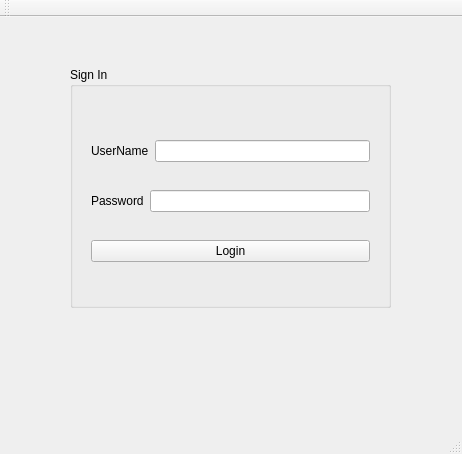
<?xml version="1.0" encoding="UTF-8"?>
<ui version="4.0">
 <class>MainWindow</class>
 <widget class="QMainWindow" name="MainWindow">
  <property name="geometry">
   <rect>
    <x>0</x>
    <y>0</y>
    <width>462</width>
    <height>454</height>
   </rect>
  </property>
  <property name="windowTitle">
   <string>MainWindow</string>
  </property>
  <widget class="QWidget" name="centralWidget">
   <widget class="QGroupBox" name="groupBox">
    <property name="geometry">
     <rect>
      <x>70</x>
      <y>50</y>
      <width>321</width>
      <height>241</height>
     </rect>
    </property>
    <property name="title">
     <string>Sign In</string>
    </property>
    <widget class="QWidget" name="">
     <property name="geometry">
      <rect>
       <x>10</x>
       <y>40</y>
       <width>301</width>
       <height>191</height>
      </rect>
     </property>
     <layout class="QVBoxLayout" name="verticalLayout">
      <item>
       <layout class="QHBoxLayout" name="horizontalLayout">
        <item>
         <widget class="QLabel" name="label">
          <property name="text">
           <string>UserName</string>
          </property>
         </widget>
        </item>
        <item>
         <widget class="QLineEdit" name="lineEdit_username"/>
        </item>
       </layout>
      </item>
      <item>
       <layout class="QHBoxLayout" name="horizontalLayout_2">
        <item>
         <widget class="QLabel" name="label_2">
          <property name="text">
           <string>Password</string>
          </property>
         </widget>
        </item>
        <item>
         <widget class="QLineEdit" name="lineEdit_password"/>
        </item>
       </layout>
      </item>
      <item>
       <widget class="QPushButton" name="pushButton_login">
        <property name="text">
         <string>Login</string>
        </property>
       </widget>
      </item>
     </layout>
    </widget>
   </widget>
  </widget>
  <widget class="QMenuBar" name="menuBar">
   <property name="geometry">
    <rect>
     <x>0</x>
     <y>0</y>
     <width>462</width>
     <height>40</height>
    </rect>
   </property>
  </widget>
  <widget class="QToolBar" name="mainToolBar">
   <attribute name="toolBarArea">
    <enum>TopToolBarArea</enum>
   </attribute>
   <attribute name="toolBarBreak">
    <bool>false</bool>
   </attribute>
  </widget>
  <widget class="QStatusBar" name="statusBar"/>
 </widget>
 <layoutdefault spacing="6" margin="11"/>
 <resources/>
 <connections/>
</ui>
